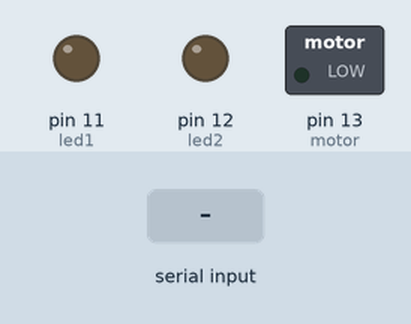
Simulated run of this sketch. Board: Arduino Uno, built with avr-gcc and run on an emulated ATmega328P. Shown: switched loads named in the sketch (green lamp = pin HIGH), output pins drawn as LEDs (lit = HIGH). The test bench sets the inputs (shaded band).

Above: at 1.2 s.
1.3 s: "1" received over Serial
At 2.5 s:
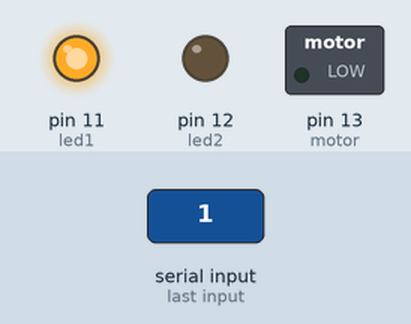
2.8 s: "2" received over Serial
At 3.8 s:
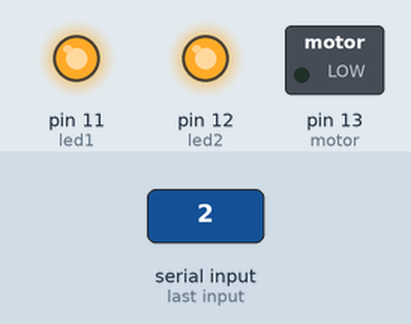
4.3 s: "4" received over Serial
At 5.0 s:
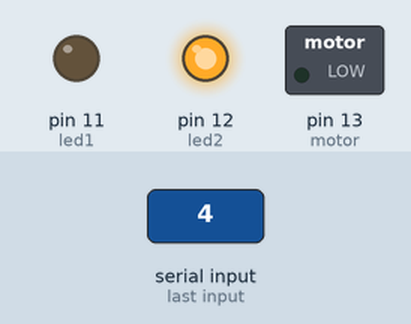
5.8 s: "3" received over Serial
At 6.1 s:
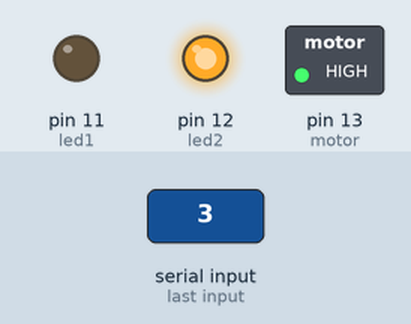
7.3 s: "5" received over Serial
At 8.5 s:
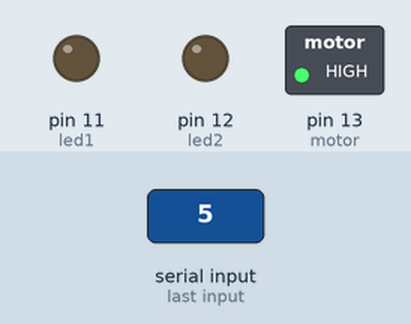
8.8 s: "7" received over Serial
At 9.6 s:
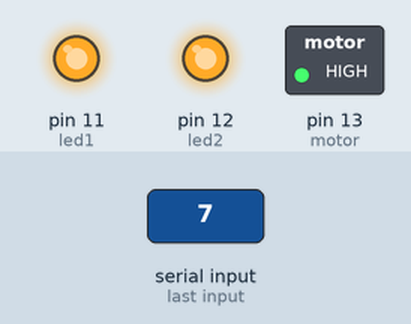
Timing chart, 0 to 11.3 s (numbered marks = the images above; inputs shaded):
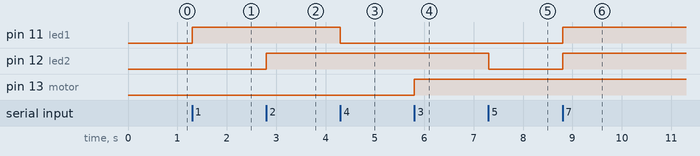

Measured:
- after the input at 1.3 s, pin 11 (led1): LOW → HIGH at once
- after the input at 2.8 s, pin 12 (led2): LOW → HIGH at once
- after the input at 4.3 s, pin 11 (led1): HIGH → LOW at once
- after the input at 5.8 s, pin 13 (motor): LOW → HIGH at once
- after the input at 7.3 s, pin 12 (led2): HIGH → LOW at once
- after the input at 8.8 s, pin 11 (led1), pin 12 (led2): LOW → HIGH at once

The sketch:

Ard-autom-cont-proc-indust.ino
```cpp
const int led1=11;  // Pin donde está conectado el LED
const int led2=12;
const int motor=13;


void setup() {
  pinMode(led1, OUTPUT);
  pinMode(led2, OUTPUT);
  pinMode(motor, OUTPUT);
  Serial.begin(9600);  // Iniciar la comunicación serial
}

void loop() {
  if (Serial.available() > 0) {
    //String command = Serial.readStringUntil('\n');  // Leer el comando desde el puerto serial
    //command.trim();  // Eliminar espacios en blanco
    char command = Serial.read();

    if (command == '1') {
      digitalWrite(led1, 1);  // Encender el LED
    }
    if (command == '4') {
      digitalWrite(led1, 0);  // Encender el LED
    }

    if (command == '2') {
      digitalWrite(led2, 1);   // Apagar el LED
    }
    if (command == '5') {
      digitalWrite(led2, 0);   // Apagar el LED
    }

    if (command == '3') {
      digitalWrite(motor, 1);   // Apagar el LED
    }
    if (command == '6') {
      digitalWrite(motor, 0);   // Apagar el LED
    }
    if (command == '7') {
       digitalWrite(led1, 1);
       digitalWrite(led2, 1);
       digitalWrite(motor, 1);
    }

    if (command == '8') {
      digitalWrite(led1,0);
      digitalWrite(led2,0);
      digitalWrite(motor,0);
    }
  }
}
```
